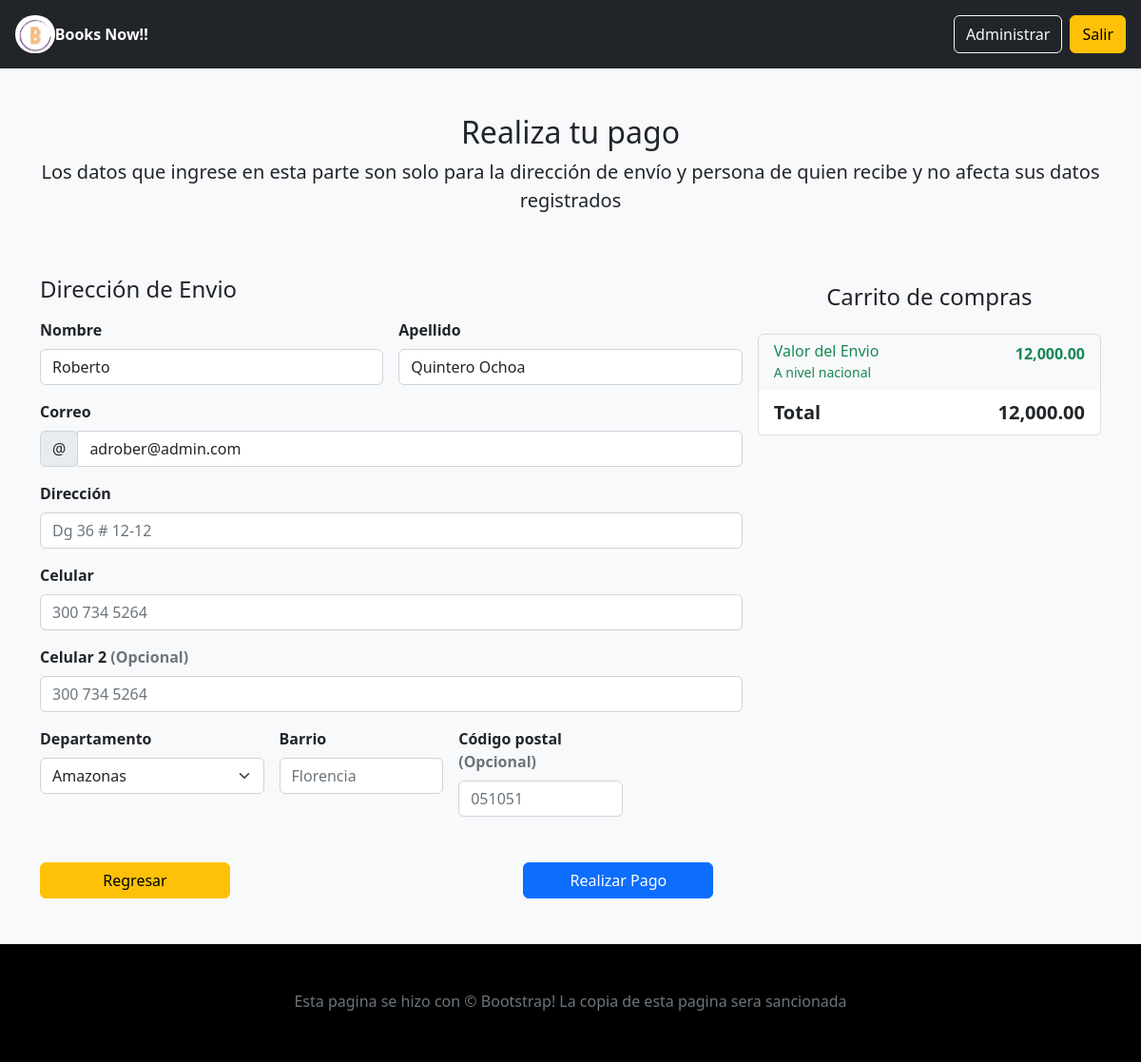
Screenshot of /logicaviews/ProcesarCompra.php (signed in) with the database file from the repository.
### tables this page shows
CREATE TABLE `persona` (
  `idpersona` int(11) NOT NULL,
  `nombre` varchar(100) NOT NULL,
  `apellido` varchar(100) NOT NULL,
  `tipo_documento` varchar(20) NOT NULL,
  `num_documento` varchar(20) NOT NULL,
  `email` varchar(255) NOT NULL,
  `direccion` varchar(70) DEFAULT NULL,
  `telefono` varchar(20) DEFAULT NULL
);

### logicaviews/ProcesarCompra.php (called while the page is built, shortened)
<?php
require '../crud/conf/connection.php';
$iduser = $_SESSION['iduser'];
$resultado = $conexion->prepare("SELECT pe.nombre, pe.apellido, pe.email, pe.telefono, pe.direccion FROM usuario us INNER JOIN persona pe ON us.idusuario = pe.idpersona WHERE us.idusuario = :idUsuario");
$resultado->execute(array(':idUsuario' => $iduser));
$content = $resultado->fetch(PDO::FETCH_ASSOC);
require '../view/ProcesarCompra.view.php';
?>

### view/ProcesarCompra.view.php (the view, shortened to what this page needs)
<!DOCTYPE html>
<html lang="es">
<head>
  <link rel="stylesheet" href="../css/bootstrap.min.css">
  <link rel="stylesheet" href="../css/estilo.css">
  <link rel="stylesheet" href="https://use.fontawesome.com/releases/v5.6.3/css/all.css"
>
  <link rel="stylesheet" href="../css/sweetalert2.min.css">
  <link href="https://cdn.jsdelivr.net/npm/bootstrap@5.2.0/dist/css/bootstrap.min.css" rel="stylesheet"
>
</head>
<body class="bg-light"
  style="background-image: url('https://static.vecteezy.com/system/resources/previews/002/430/993/non_2x/book-stack-on-a-white-background-free-photo.jpg'); background-size: cover;">
  <header class="p-3 text-bg-dark">
    <div class="dropdown">
      <div class="d-flex flex-wrap ">
        <a href="../index.php" class="navbar-brand d-flex align-items-center my-2 my-lg-0 me-lg-auto">
        <img src="../Img/logoIcon.png" style="border-radius: 20px;" height="40px"></img>
          <strong>Books Now!!</strong>
        </a>
        <?php if(isset($_SESSION['idrol'])){?>
        <div class="text-end navbar-brand d-flex">
          <?php if($_SESSION['idrol'] == 1){?>
          <button type="button" onclick="location.href='../logicaviews/pageadmin.php'"
            class="btn btn-outline-light me-2">Administrar</button>
          <?php } ?>
          <button type="button" onclick="location.href='../crud/logout.php'" class="btn btn-warning">Salir</button>
        </div>
        <?php } ?>
      </div>
    </div>
  </header>
  <div class="container">
    <main>
      <div class="py-5 text-center">
        <h2>Realiza tu pago</h2>
        <p class="lead">Los datos que ingrese en esta parte son solo para la dirección de envío y persona de quien
          recibe y no afecta sus datos registrados</p>
      </div>
      <div class="row g-3">
        <div class="col-md-5 col-lg-4 order-md-last">
          <h4 class="d-flex justify-content-between align-items-center mb-3 bg-light list-group">
            <span class="m-2">Carrito de compras</span>
          </h4>
          <ul class="list-group mb-3">
            <?php
              $subTotal = 0;
                  ?>
            <li class="list-group-item d-flex justify-content-between bg-light">
              <div class="text-success">
                <h6 class="my-0">Valor del Envio</h6>
                <small>A nivel nacional</small>
              </div>
              <strong class="text-success">12,000.00</strong>
            </li>
            <li class="list-group-item d-flex justify-content-between fs-5">
              <Strong>Total</Strong>
              <strong><?php echo number_format($subTotal + 12000, 2); ?></strong>
            </li>
          </ul>
        </div>
        <div class="col-md-7 col-lg-8">
          <h4 class="mb-3">Dirección de Envio</h4>
          <form action="ProcesarCompra.php" method="post" class="needs-validation" novalidate>
            <div class="row g-3">
              <div class="col-sm-6">
                <label for="firstName" class="form-label fw-bold">Nombre</label>
                <input type="text" name="firstName" class="form-control" id="firstName"
                  value="<?php echo $content['nombre']; ?>" placeholder="Benito" required>
              </div>
              <div class="col-sm-6">
                <label for="lastName" class="form-label fw-bold">Apellido</label>
                <input type="text" name="lastName" class="form-control" id="lastName"
                  value="<?php echo $content['apellido']; ?>" placeholder="Velez Molano" required>
              </div>
              <div class="col-12">
                <label for="email" class="form-label fw-bold">Correo</label>
                <div class="input-group has-validation">
                  <span class="input-group-text">@</span>
                  <input type="email" name="email" class="form-control" id="email"
                    value="<?php echo $content['email']; ?>" placeholder="benito@example.com">
                </div>
              </div>
              <div class="col-12">
                <label for="address" class="form-label fw-bold">Dirección</label>
                <input type="text" name="direccion" class="form-control" value="<?php echo $content['direccion']; ?>"
                  id="address" placeholder="Dg 36 # 12-12" required>
              </div>
              <div class="col-12">
                <label for="phone" class="form-label fw-bold">Celular</label>
                <input type="tel" name="telPrincipal" pattern="[0-9]{3}-[0-9]{3}-[0-9]{4}"
                  value="<?php echo $content['telefono']; ?>" class="form-control" id="phone" placeholder="300 734 5264"
                  required>
              </div>
              <div class="col-12">
                <label for="phone" class="form-label fw-bold">Celular 2<span class="text-muted">
                    (Opcional)</span></label>
                <input type="tel" name="telOpcional" pattern="[0-9]{3}-[0-9]{3}-[0-9]{4}" class="form-control"
                  id="phone" placeholder="300 734 5264">
              </div>
              <div class="col-md-4">
                <label for="state" class="form-label fw-bold">Departamento</label>
                <select name="region" class="form-select" id="state" required>
                  <option value="Amazonas">Amazonas</option>
                </select>
              </div>
              <div class="col-md-3">
                <label for="zip" class="form-label fw-bold">Barrio</label>
                <input type="text" name="barrio" class="form-control" id="barrio" placeholder="Florencia" required>
              </div>
              <div class="col-md-3">
                <label for="zip" class="form-label fw-bold">Código postal<span class="text-muted">
                    (Opcional)</span></label>
                <input type="text" name="postalCode" class="form-control" id="zip" placeholder="051051" required>
              </div>
            </div>
            <br>
            <br>
            <div class="row justify-content-between">
              <div class="col-md-4 ">
                <a href="javascript:history.back()" style="width: 200px;" class="btn btn-warning btn-block">Regresar</a>
              </div>
              <div class="col-md-4">
                <button class="btn btn-primary" style="width: 200px;" type="submit">Realizar Pago</button>
              </div>
            </div>
          </form>
        </div>
      </div>
    </main>
    <br><br>
  </div>
  <?php include "../include/footer.php" ?>
</body>
</html>

### rows the page displays
persona: firstName "Roberto", lastName "Quintero Ochoa", email "adrober@admin.com"

### other values shown
$subTotal + 12000 "12,000.00"
